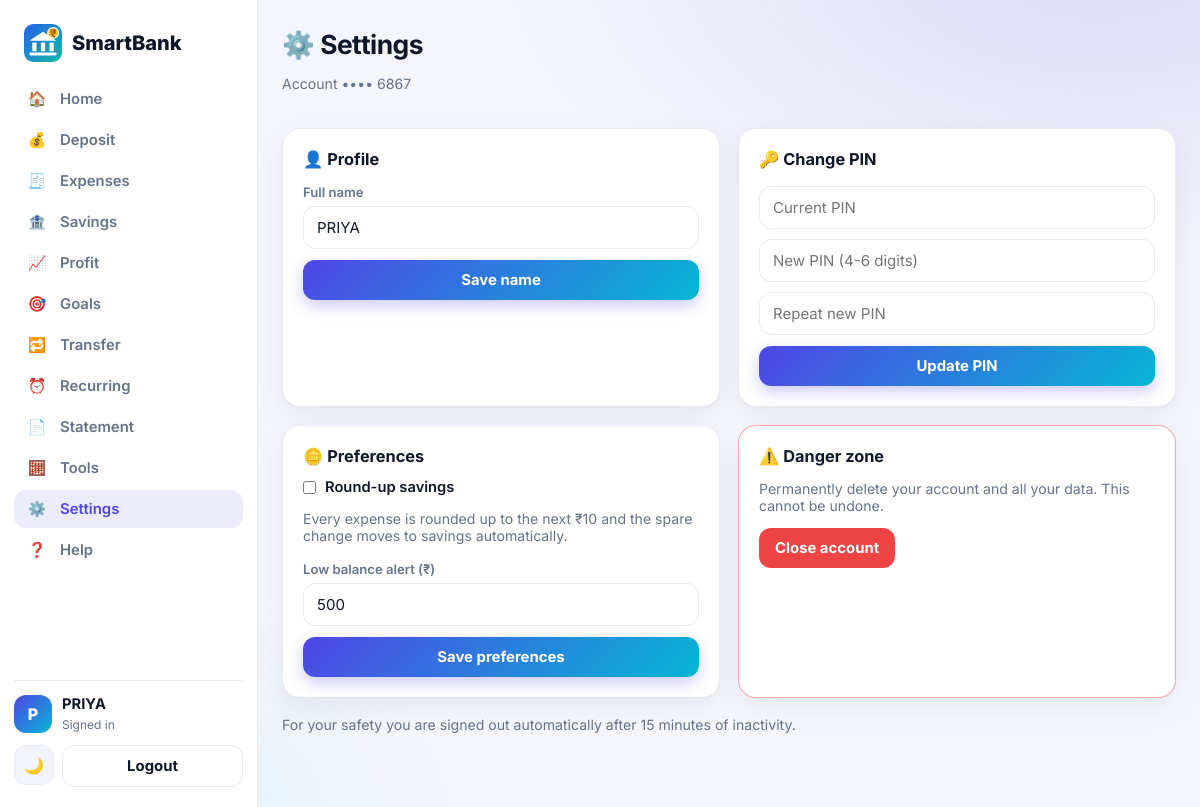
Page /settings (signed in) on the committed database.
### tables this page shows
CREATE TABLE accounts(
  id INTEGER PRIMARY KEY AUTOINCREMENT,
  name TEXT NOT NULL,
  account_number TEXT NOT NULL UNIQUE,
  pin_hash TEXT NOT NULL,
  failed INTEGER NOT NULL DEFAULT 0,
  locked_until TEXT,
  created_at TEXT DEFAULT CURRENT_TIMESTAMP, roundup INTEGER NOT NULL DEFAULT 0, low_balance REAL NOT NULL DEFAULT 500);

### app.py (the view)
@app.route("/settings")
@login_required
def settings_page():
    return render_template("settings.html", acct=account(session["aid"]))

### app.py (called while the page is built)
def get_db():
    if "db" not in g:
        g.db = sqlite3.connect(DB)
        g.db.row_factory = sqlite3.Row
    return g.db

def login_required(f):
    @wraps(f)
    def wrap(*a, **k):
        aid = session.get("aid")
        if not aid or not get_db().execute(
                "SELECT 1 FROM accounts WHERE id=?", (aid,)).fetchone():
            session.clear()
            return redirect(url_for("login"))
        return f(*a, **k)
    return wrap

def account(aid):
    return get_db().execute("SELECT * FROM accounts WHERE id=?", (aid,)).fetchone()

### templates/settings.html
{% extends "base.html" %}{% block body %}
<div class="page-head"><div><h1>⚙️ Settings</h1><p class="mute">Account •••• {{ acct.account_number[-4:] }}</p></div></div>
<div class="grid g2">
  <div class="card"><h3>👤 Profile</h3>
    <form method="post" action="{{ url_for('settings_profile') }}">
      <label>Full name</label><input name="name" value="{{ acct.name }}" required>
      <button>Save name</button></form></div>
  <div class="card"><h3>🔑 Change PIN</h3>
    <form method="post" action="{{ url_for('settings_pin') }}">
      <input name="current" type="password" inputmode="numeric" placeholder="Current PIN" required>
      <input name="new" type="password" inputmode="numeric" placeholder="New PIN (4-6 digits)" required>
      <input name="confirm" type="password" inputmode="numeric" placeholder="Repeat new PIN" required>
      <button>Update PIN</button></form></div>
  <div class="card"><h3>🪙 Preferences</h3>
    <form method="post" action="{{ url_for('settings_prefs') }}">
      <label class="switch"><input type="checkbox" name="roundup" {{ 'checked' if acct.roundup }}><span>Round-up savings</span></label>
      <p class="mute">Every expense is rounded up to the next ₹10 and the spare change moves to savings automatically.</p>
      <label>Low balance alert (₹)</label>
      <input name="low" type="number" min="0" step="1" value="{{ '%.0f'|format(acct.low_balance) }}">
      <button>Save preferences</button></form></div>
  <div class="card danger"><h3>⚠️ Danger zone</h3>
    <p class="mute">Permanently delete your account and all your data. This cannot be undone.</p>
    <a class="btn danger" href="{{ url_for('close_account_page') }}">Close account</a></div>
</div>
<p class="mute">For your safety you are signed out automatically after 15 minutes of inactivity.</p>
{% endblock %}

### templates/base.html (shortened to what this page needs)
<!doctype html>
<html lang="en">
  <head>
    <link
      rel="stylesheet"
      href="{{ url_for('static', filename='style.css') }}"
    />
  </head>
  <body>
    <div class="{{ 'shell' if session.aid else 'bare' }}">
      {% if session.aid %}
      <aside class="sidebar" id="sidebar">
        <a class="brand" href="{{ url_for('dashboard') }}"
          ><img
            src="{{ url_for('static', filename='logo.svg') }}"
            alt="SmartBank logo"
          /><span>SmartBank</span></a
        >
        <nav class="nav">
          {% for ep,icon,label in
          [('dashboard','🏠','Home'),('deposit_page','💰','Deposit'),('expenses_page','🧾','Expenses'),('savings_page','🏦','Savings'),('profit_page','📈','Profit'),('goals_page','🎯','Goals'),('transfer_page','🔁','Transfer'),('recurring_page','⏰','Recurring'),('statement_page','📄','Statement'),('tools_page','🧮','Tools'),('settings_page','⚙️','Settings'),('help_page','❓','Help')]
          %}
          <a href="{{ url_for(ep) }}" class="{{ 'on' if request.endpoint==ep }}"
            ><i>{{ icon }}</i>{{ label }}</a
          >{% endfor %}
        </nav>
        <div class="side-foot">
          <div class="user">
            <div class="avatar">{{ session.name[:1]|upper }}</div>
            <div><b>{{ session.name }}</b><small>Signed in</small></div>
          </div>
          <div class="side-actions">
            <button
              class="icon-btn"
              type="button"
              data-theme-toggle
              title="Dark / light mode"
            >
              🌙</button
            ><a class="btn ghost" style="flex: 1" href="{{ url_for('logout') }}"
              >Logout</a
            >
          </div>
        </div>
      </aside>
      {% endif %}
      <div class="content">
        <main>{% block body %}{% endblock %}</main>
      </div>
    </div>
  </body>
</html>

### rows in the picture
accounts: name "PRIYA", account_number "6867", low "500"

### other values in the picture
{{ icon }} "🏠" "💰" "🧾" "🏦" "📈" "🎯" "🔁" "⏰" "📄" "🧮" "⚙️" "❓"
{{ label }} "Home" "Deposit" "Expenses" "Savings" "Profit" "Goals" "Transfer" "Recurring" "Statement" "Tools" "Settings" "Help"
{{ session.name[:1]|upper }} "P"
